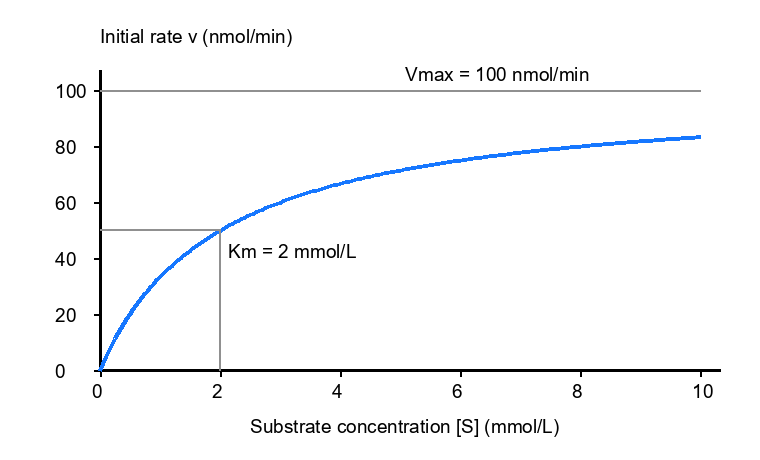
#> input picture projects/bmtk/paper-make/fixtures/enzyme-kinetics.png, 760 x 460 px
$ python inspect-exam-pdf-image.py ../../../projects/bmtk/paper-make/fixtures/enzyme-kinetics.png
#> lines starting #> are read from the running program, lines starting #| are printed output that depends on the picture
"""核对实际PDF是否嵌入指定科学题图，不能拿水印或任意图片代替。"""
import io
import json
import sys
import pymupdf
from PIL import Image, ImageChops, ImageStat

expected = Image.open(sys.argv[1]).convert('RGB').resize((190, 115))
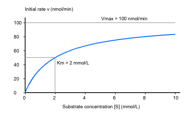
#> expected: PIL image 190x115 RGB; mean R, G, B 247.3, 248.1, 249.2
#> (the run stopped early here; a loop or call above may not have finished)
